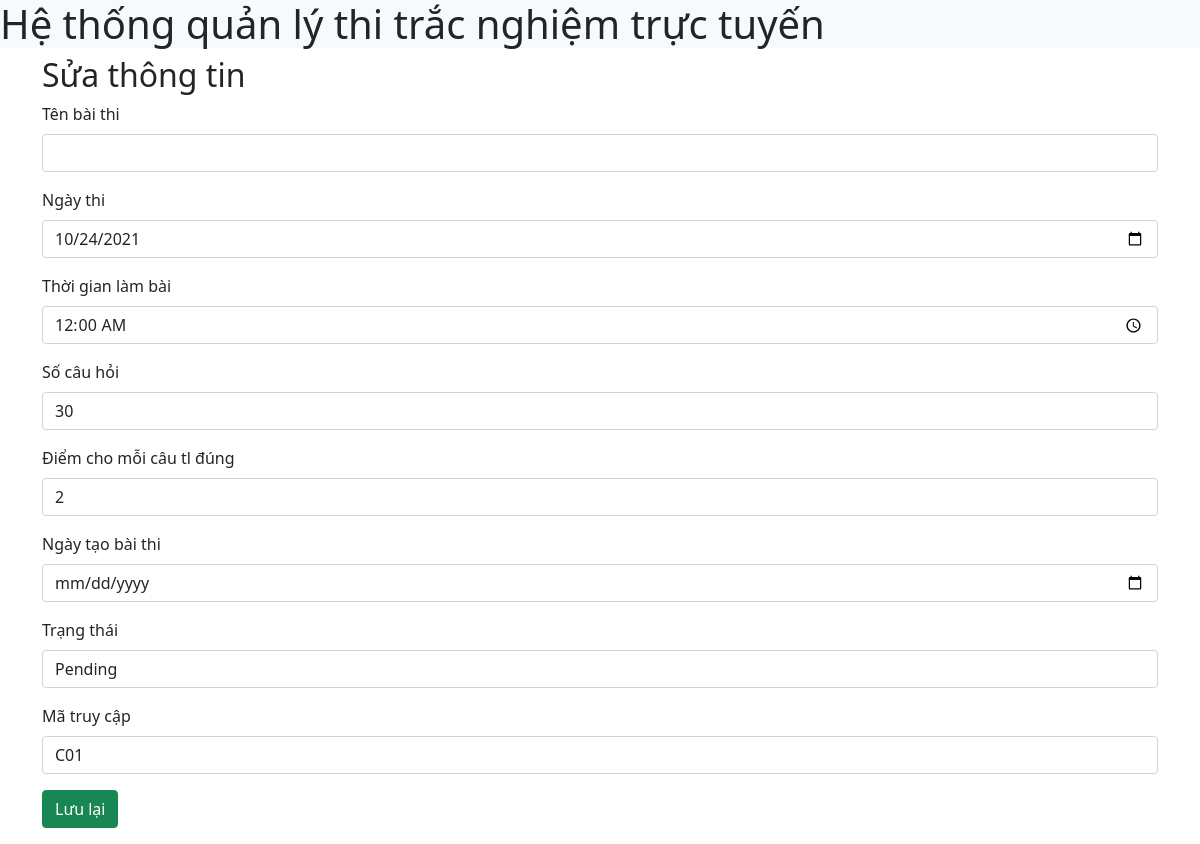
The page /admin/edit.php?id=1 on the database its author committed.
### tables this page shows
CREATE TABLE `exams` (
  `id` int(10) UNSIGNED NOT NULL,
  `exam_title` varchar(100) NOT NULL,
  `exam_datetime` date NOT NULL,
  `duration` time NOT NULL,
  `total_question` int(100) NOT NULL,
  `marks_per_right_answer` int(10) NOT NULL,
  `created_on` date NOT NULL,
  `status` varchar(100) NOT NULL,
  `exam_code` varchar(100) NOT NULL
);

### admin/edit.php (the view, shortened to what this page needs)
<?php
    include '../header.php';
    include '../config.php';
    $id = $_GET['id'];
    $sql = "SELECT * FROM exams WHERE id=$id";
    $result = mysqli_query($conn, $sql);
    if(mysqli_num_rows($result)){
        while($row =mysqli_fetch_assoc($result)){
            $title=$row['exam_tile'];
            $exdate = $row['exam_datetime'];
            $duration = $row['duration'];
            $total = $row['total_question'];
            $mark = $row['marks_per_right_answer'];
            $creaton = $row['creat_on'];
            $status = $row['status'];
            $ex_code = $row['exam_code'];
    }
}
?>
    <main class="container">
        <h2>Sửa thông tin</h2>
        <form action="process-edit.php" method="post">
            <div class="mb-3">
                <label for="exam_tile" class="form-label">Tên bài thi</label>
                <input type="text" class="form-control" name='exam_tile' value="<?php echo $title;?>">
             </div>
             <div class="mb-3">
                <label for="exam_datetime" class="form-label">Ngày thi</label>
                <input type="date" class="form-control" name='exam_datetim' value="<?php echo $exdate;?>">
             </div>
             <div class="mb-3">
                <label for="bd_age" class="form-label">Thời gian làm bài</label>
                <input type="time" class="form-control" name='bd_age' value="<?php echo $duration;?>">
             </div>
             <div class="mb-3">
                <label for="total_question" class="form-label">Số câu hỏi</label>
                <input type="int" class="form-control" name='total_question' value="<?php echo $total;?>">
             </div>
             <div class="mb-3">
                <label for="marks_per_right_answer" class="form-label">Điểm cho mỗi câu tl đúng</label>
                <input type="int" class="form-control" name='marks_per_right_answer' value="<?php echo $mark;?>">
             </div>
             <div class="mb-3">
                <label for="creat_on" class="form-label">Ngày tạo bài thi</label>
                <input type="date" class="form-control" name='creat_on' value="<?php echo $creaton;?>">
             </div>
             <div class="mb-3">
                <label for="status" class="form-label">Trạng thái</label>
                <input type="text" class="form-control" name='status' value="<?php echo $status;?>">
             </div>
             <div class="mb-3">
                <label for="exam_code" class="form-label">Mã truy cập</label>
                <input type="text" class="form-control" name='exam_code' value="<?php echo $ex_code?>">
             </div>
            <div class="mb-3">
                <button type="submit" class="btn btn-success">Lưu lại</button>
            </div>
        </form>
    </main>
<?php
    include '../footer.php';
?>

### rows shown on the page
exams: exam_datetim "10/24/2021", bd_age "00:00:00", total_question "30", marks_per_right_answer "2", status "Pending", exam_code "C01"
